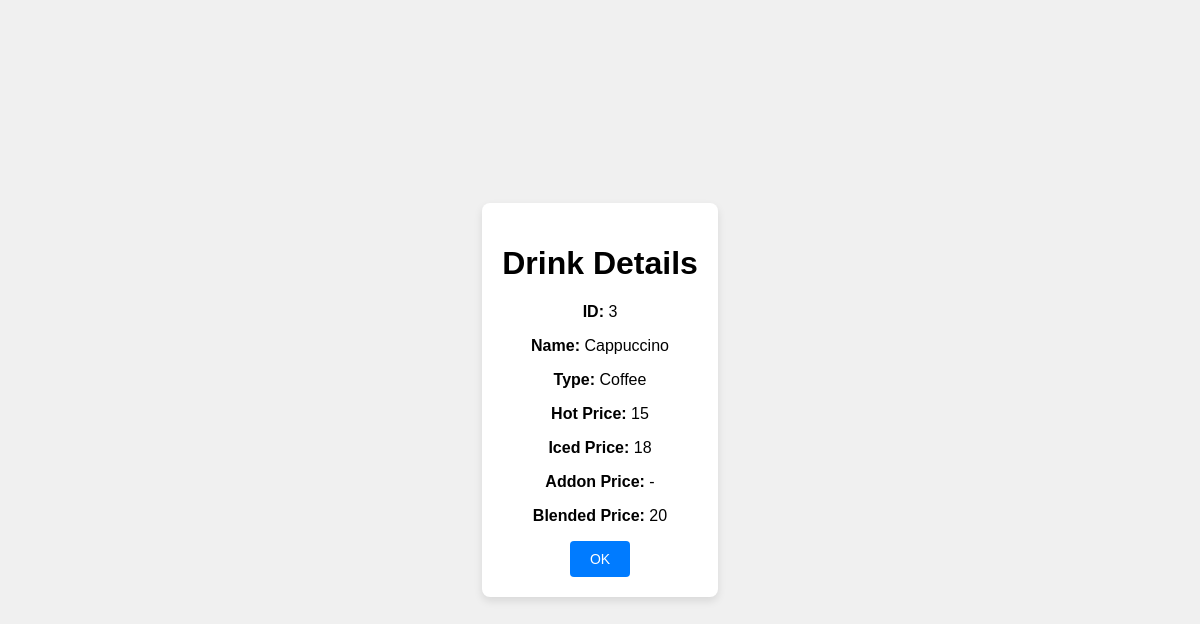
/drink_details.php?id=3, run on an earlier commit of the app's database.
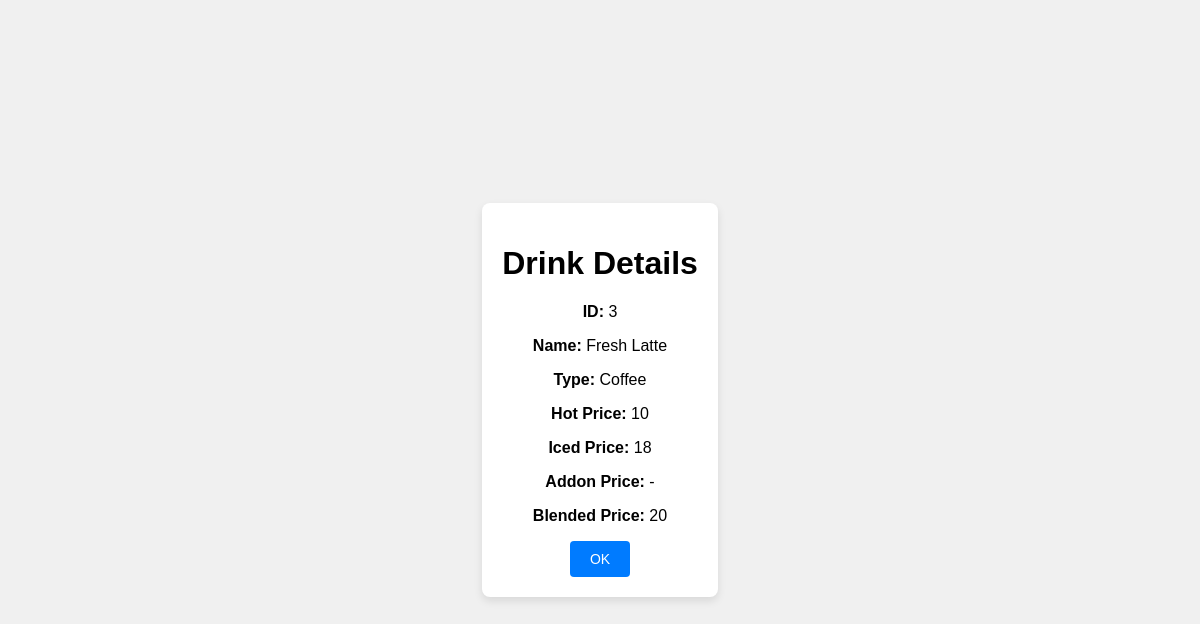
And on a later commit of the database.
### tables this page shows
CREATE TABLE `menu_table` (
  `id` int(11) NOT NULL COMMENT 'Primárny kľúč (jedinečný identifikátor).',
  `name` varchar(30) NOT NULL COMMENT 'Názov nápoja (napríklad Americano, Cappuccino, Pure White Milk, atď.).',
  `drink_type` varchar(20) NOT NULL COMMENT 'Typ nápoja (buď "Coffee" alebo "Tea").',
  `hot_price` varchar(10) NOT NULL COMMENT 'Cena pre typ "Hot".',
  `iced_price` varchar(10) NOT NULL COMMENT 'Cena pre typ "Iced".',
  `addon_price` varchar(10) NOT NULL COMMENT 'Cena prídavného doplnku pre čajové nápoje (ak sa použije, inak "-").',
  `blended_price` varchar(10) NOT NULL COMMENT 'Cena pre typ "Blended" (pre kávu, ak je relevantné).'
);

### classes/Database.php (called while the page is built, shortened)
<?php
class Database
{
    private $connection;
    public function __construct($host = "localhost", $dbname = "cafe", $username = "root", $password = "", $port = 3306)
    {
        $this->host = $host;
        $this->dbname = $dbname;
        $this->username = $username;
        $this->password = $password;
        $this->port = $port;
        try {
            $this->connection = new \PDO(
                "mysql:host=$this->host;dbname=$this->dbname;port=$this->port;charset=utf8",
                $this->username,
                $this->password
            );
            $this->connection->setAttribute(\PDO::ATTR_ERRMODE, \PDO::ERRMODE_EXCEPTION);
        } catch (\PDOException $e) {
            error_log("Chyba pri pripojení k databáze: " . $e->getMessage());
            throw new \Exception("Chyba pri pripojení k databáze.");
        }
    }
    public function readDrinkData(int $id)
    {
        try {
            $query = "SELECT * FROM `menu_table` WHERE id = :id";
            $statement = $this->connection->prepare($query);
            $statement->bindParam(':id', $id, \PDO::PARAM_INT);
            $statement->execute();
            return $statement->fetch(\PDO::FETCH_ASSOC);
        } catch (\PDOException $e) {
            error_log("Chyba pri čítaní údajov pre ID $id: " . $e->getMessage());
            return null;
        }
    }
}

### drink_details.php (the view, shortened to what this page needs)
<?php
include_once("classes/Database.php");
$db = new Database();
$id = $_GET['id'];
$drinkData = $db->readDrinkData($id);
?>
<!DOCTYPE html>
<html lang="sk">
<head>
</head>
<body>
    <form action="CRUD.php" method="get">
    <h1>Drink Details</h1>
    <p><strong>ID:</strong> <?php echo htmlspecialchars($drinkData['id']); ?></p>
    <p><strong>Name:</strong> <?php echo htmlspecialchars($drinkData['name']); ?></p>
    <p><strong>Type:</strong> <?php echo htmlspecialchars($drinkData['drink_type']); ?></p>
    <p><strong>Hot Price:</strong> <?php echo htmlspecialchars($drinkData['hot_price']); ?></p>
    <p><strong>Iced Price:</strong> <?php echo htmlspecialchars($drinkData['iced_price']); ?></p>
    <p><strong>Addon Price:</strong> <?php echo htmlspecialchars($drinkData['addon_price']); ?></p>
    <p><strong>Blended Price:</strong> <?php echo htmlspecialchars($drinkData['blended_price']); ?></p>
        <button type="submit">OK</button>
    </form>
</body>
</html>

### parts/style_register.php (style rules this page uses)
body { display: flex; justify-content: center; align-items: center; min-height: 100vh; margin: 0; background-color: #f0f0f0; font-family: Arial, sans-serif; }
form { background: white; padding: 20px; border-radius: 8px; box-shadow: 0 4px 8px rgba(0, 0, 0, 0.1); text-align: center; }
button, input[type="submit"] { padding: 10px 20px; border: none; border-radius: 4px; cursor: pointer; background-color: #007BFF; color: white; font-size: 14px; }

What changed in the data, as far as the page shows it:
changed menu_table "Coffee": name "Cappuccino" → "Fresh Latte"; hot_price "15" → "10"
